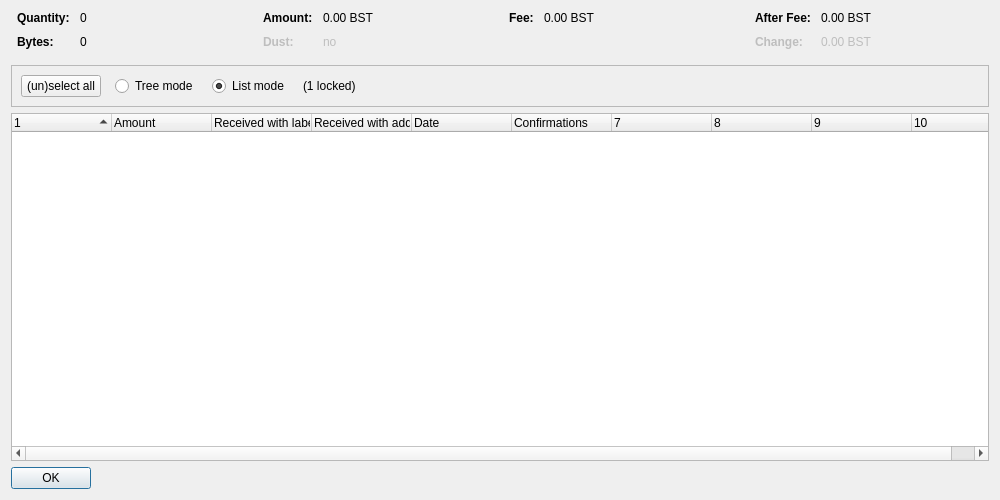
<?xml version="1.0" encoding="UTF-8"?>
<ui version="4.0">
 <class>CoinControlDialog</class>
 <widget class="QDialog" name="CoinControlDialog">
  <property name="geometry">
   <rect>
    <x>0</x>
    <y>0</y>
    <width>1000</width>
    <height>500</height>
   </rect>
  </property>
  <property name="windowTitle">
   <string>Coin Selection</string>
  </property>
  <layout class="QVBoxLayout" name="verticalLayout">
   <item>
    <layout class="QHBoxLayout" name="horizontalLayoutTop" stretch="0,0,0,0">
     <property name="topMargin">
      <number>0</number>
     </property>
     <property name="bottomMargin">
      <number>10</number>
     </property>
     <item>
      <layout class="QFormLayout" name="formLayoutCoinControl1">
       <property name="horizontalSpacing">
        <number>10</number>
       </property>
       <property name="verticalSpacing">
        <number>10</number>
       </property>
       <property name="leftMargin">
        <number>6</number>
       </property>
       <property name="rightMargin">
        <number>6</number>
       </property>
       <item row="0" column="0">
        <widget class="QLabel" name="labelCoinControlQuantityText">
         <property name="font">
          <font>
           <weight>75</weight>
           <bold>true</bold>
          </font>
         </property>
         <property name="text">
          <string>Quantity:</string>
         </property>
        </widget>
       </item>
       <item row="0" column="1">
        <widget class="QLabel" name="labelCoinControlQuantity">
         <property name="cursor">
          <cursorShape>IBeamCursor</cursorShape>
         </property>
         <property name="contextMenuPolicy">
          <enum>Qt::ActionsContextMenu</enum>
         </property>
         <property name="text">
          <string notr="true">0</string>
         </property>
         <property name="textInteractionFlags">
          <set>Qt::LinksAccessibleByMouse|Qt::TextSelectableByKeyboard|Qt::TextSelectableByMouse</set>
         </property>
        </widget>
       </item>
       <item row="1" column="0">
        <widget class="QLabel" name="labelCoinControlBytesText">
         <property name="font">
          <font>
           <weight>75</weight>
           <bold>true</bold>
          </font>
         </property>
         <property name="text">
          <string>Bytes:</string>
         </property>
        </widget>
       </item>
       <item row="1" column="1">
        <widget class="QLabel" name="labelCoinControlBytes">
         <property name="cursor">
          <cursorShape>IBeamCursor</cursorShape>
         </property>
         <property name="contextMenuPolicy">
          <enum>Qt::ActionsContextMenu</enum>
         </property>
         <property name="text">
          <string notr="true">0</string>
         </property>
         <property name="textInteractionFlags">
          <set>Qt::LinksAccessibleByMouse|Qt::TextSelectableByKeyboard|Qt::TextSelectableByMouse</set>
         </property>
        </widget>
       </item>
      </layout>
     </item>
     <item>
      <layout class="QFormLayout" name="formLayoutCoinControl2">
       <property name="horizontalSpacing">
        <number>10</number>
       </property>
       <property name="verticalSpacing">
        <number>10</number>
       </property>
       <property name="leftMargin">
        <number>6</number>
       </property>
       <property name="rightMargin">
        <number>6</number>
       </property>
       <item row="0" column="0">
        <widget class="QLabel" name="labelCoinControlAmountText">
         <property name="font">
          <font>
           <weight>75</weight>
           <bold>true</bold>
          </font>
         </property>
         <property name="text">
          <string>Amount:</string>
         </property>
        </widget>
       </item>
       <item row="0" column="1">
        <widget class="QLabel" name="labelCoinControlAmount">
         <property name="cursor">
          <cursorShape>IBeamCursor</cursorShape>
         </property>
         <property name="contextMenuPolicy">
          <enum>Qt::ActionsContextMenu</enum>
         </property>
         <property name="text">
          <string notr="true">0.00 BST</string>
         </property>
         <property name="textInteractionFlags">
          <set>Qt::LinksAccessibleByMouse|Qt::TextSelectableByKeyboard|Qt::TextSelectableByMouse</set>
         </property>
        </widget>
       </item>
       <item row="1" column="0">
        <widget class="QLabel" name="labelCoinControlLowOutputText">
         <property name="enabled">
          <bool>false</bool>
         </property>
         <property name="font">
          <font>
           <weight>75</weight>
           <bold>true</bold>
          </font>
         </property>
         <property name="text">
          <string>Dust:</string>
         </property>
        </widget>
       </item>
       <item row="1" column="1">
        <widget class="QLabel" name="labelCoinControlLowOutput">
         <property name="enabled">
          <bool>false</bool>
         </property>
         <property name="cursor">
          <cursorShape>IBeamCursor</cursorShape>
         </property>
         <property name="contextMenuPolicy">
          <enum>Qt::ActionsContextMenu</enum>
         </property>
         <property name="text">
          <string notr="true">no</string>
         </property>
         <property name="textInteractionFlags">
          <set>Qt::LinksAccessibleByMouse|Qt::TextSelectableByKeyboard|Qt::TextSelectableByMouse</set>
         </property>
        </widget>
       </item>
      </layout>
     </item>
     <item>
      <layout class="QFormLayout" name="formLayoutCoinControl3">
       <property name="horizontalSpacing">
        <number>10</number>
       </property>
       <property name="verticalSpacing">
        <number>10</number>
       </property>
       <property name="leftMargin">
        <number>6</number>
       </property>
       <property name="rightMargin">
        <number>6</number>
       </property>
       <item row="0" column="0">
        <widget class="QLabel" name="labelCoinControlFeeText">
         <property name="font">
          <font>
           <weight>75</weight>
           <bold>true</bold>
          </font>
         </property>
         <property name="text">
          <string>Fee:</string>
         </property>
        </widget>
       </item>
       <item row="0" column="1">
        <widget class="QLabel" name="labelCoinControlFee">
         <property name="cursor">
          <cursorShape>IBeamCursor</cursorShape>
         </property>
         <property name="contextMenuPolicy">
          <enum>Qt::ActionsContextMenu</enum>
         </property>
         <property name="text">
          <string notr="true">0.00 BST</string>
         </property>
         <property name="textInteractionFlags">
          <set>Qt::LinksAccessibleByMouse|Qt::TextSelectableByKeyboard|Qt::TextSelectableByMouse</set>
         </property>
        </widget>
       </item>
      </layout>
     </item>
     <item>
      <layout class="QFormLayout" name="formLayoutCoinControl4">
       <property name="horizontalSpacing">
        <number>10</number>
       </property>
       <property name="verticalSpacing">
        <number>10</number>
       </property>
       <property name="leftMargin">
        <number>6</number>
       </property>
       <property name="rightMargin">
        <number>6</number>
       </property>
       <item row="0" column="0">
        <widget class="QLabel" name="labelCoinControlAfterFeeText">
         <property name="font">
          <font>
           <weight>75</weight>
           <bold>true</bold>
          </font>
         </property>
         <property name="text">
          <string>After Fee:</string>
         </property>
        </widget>
       </item>
       <item row="0" column="1">
        <widget class="QLabel" name="labelCoinControlAfterFee">
         <property name="cursor">
          <cursorShape>IBeamCursor</cursorShape>
         </property>
         <property name="contextMenuPolicy">
          <enum>Qt::ActionsContextMenu</enum>
         </property>
         <property name="text">
          <string notr="true">0.00 BST</string>
         </property>
         <property name="textInteractionFlags">
          <set>Qt::LinksAccessibleByMouse|Qt::TextSelectableByKeyboard|Qt::TextSelectableByMouse</set>
         </property>
        </widget>
       </item>
       <item row="1" column="0">
        <widget class="QLabel" name="labelCoinControlChangeText">
         <property name="enabled">
          <bool>false</bool>
         </property>
         <property name="font">
          <font>
           <weight>75</weight>
           <bold>true</bold>
          </font>
         </property>
         <property name="text">
          <string>Change:</string>
         </property>
        </widget>
       </item>
       <item row="1" column="1">
        <widget class="QLabel" name="labelCoinControlChange">
         <property name="enabled">
          <bool>false</bool>
         </property>
         <property name="cursor">
          <cursorShape>IBeamCursor</cursorShape>
         </property>
         <property name="contextMenuPolicy">
          <enum>Qt::ActionsContextMenu</enum>
         </property>
         <property name="text">
          <string notr="true">0.00 BST</string>
         </property>
         <property name="textInteractionFlags">
          <set>Qt::LinksAccessibleByMouse|Qt::TextSelectableByKeyboard|Qt::TextSelectableByMouse</set>
         </property>
        </widget>
       </item>
      </layout>
     </item>
    </layout>
   </item>
   <item>
    <widget class="QFrame" name="frame">
     <property name="minimumSize">
      <size>
       <width>0</width>
       <height>40</height>
      </size>
     </property>
     <property name="frameShape">
      <enum>QFrame::StyledPanel</enum>
     </property>
     <property name="frameShadow">
      <enum>QFrame::Sunken</enum>
     </property>
     <layout class="QHBoxLayout" name="horizontalLayout">
      <item>
       <layout class="QHBoxLayout" name="horizontalLayoutPanel" stretch="0,0,0,0,0">
        <property name="spacing">
         <number>14</number>
        </property>
        <item>
         <widget class="QPushButton" name="pushButtonSelectAll">
          <property name="sizePolicy">
           <sizepolicy hsizetype="Maximum" vsizetype="Fixed">
            <horstretch>0</horstretch>
            <verstretch>0</verstretch>
           </sizepolicy>
          </property>
          <property name="text">
           <string>(un)select all</string>
          </property>
          <property name="autoDefault">
           <bool>false</bool>
          </property>
         </widget>
        </item>
        <item>
         <widget class="QRadioButton" name="radioTreeMode">
          <property name="sizePolicy">
           <sizepolicy hsizetype="Maximum" vsizetype="Fixed">
            <horstretch>0</horstretch>
            <verstretch>0</verstretch>
           </sizepolicy>
          </property>
          <property name="text">
           <string>Tree mode</string>
          </property>
         </widget>
        </item>
        <item>
         <widget class="QRadioButton" name="radioListMode">
          <property name="sizePolicy">
           <sizepolicy hsizetype="Maximum" vsizetype="Fixed">
            <horstretch>0</horstretch>
            <verstretch>0</verstretch>
           </sizepolicy>
          </property>
          <property name="text">
           <string>List mode</string>
          </property>
          <property name="checked">
           <bool>true</bool>
          </property>
         </widget>
        </item>
        <item>
         <widget class="QLabel" name="labelLocked">
          <property name="text">
           <string notr="true">(1 locked)</string>
          </property>
         </widget>
        </item>
        <item>
         <spacer name="horizontalSpacer">
          <property name="orientation">
           <enum>Qt::Horizontal</enum>
          </property>
          <property name="sizeHint" stdset="0">
           <size>
            <width>40</width>
            <height>20</height>
           </size>
          </property>
         </spacer>
        </item>
       </layout>
      </item>
     </layout>
    </widget>
   </item>
   <item>
    <widget class="CoinControlTreeWidget" name="treeWidget">
     <property name="contextMenuPolicy">
      <enum>Qt::CustomContextMenu</enum>
     </property>
     <property name="sortingEnabled">
      <bool>false</bool>
     </property>
     <property name="columnCount">
      <number>10</number>
     </property>
     <attribute name="headerShowSortIndicator" stdset="0">
      <bool>true</bool>
     </attribute>
     <attribute name="headerStretchLastSection">
      <bool>false</bool>
     </attribute>
     <column>
      <property name="text">
       <string/>
      </property>
     </column>
     <column>
      <property name="text">
       <string>Amount</string>
      </property>
     </column>
     <column>
      <property name="text">
       <string>Received with label</string>
      </property>
     </column>
     <column>
      <property name="text">
       <string>Received with address</string>
      </property>
     </column>
     <column>
      <property name="text">
       <string>Date</string>
      </property>
     </column>
     <column>
      <property name="text">
       <string>Confirmations</string>
      </property>
      <property name="toolTip">
       <string>Confirmed</string>
      </property>
     </column>
     <column>
      <property name="text">
       <string/>
      </property>
     </column>
     <column>
      <property name="text">
       <string/>
      </property>
     </column>
     <column>
      <property name="text">
       <string/>
      </property>
     </column>
     <column>
      <property name="text">
       <string/>
      </property>
     </column>
    </widget>
   </item>
   <item>
    <widget class="QDialogButtonBox" name="buttonBox">
     <property name="sizePolicy">
      <sizepolicy hsizetype="Maximum" vsizetype="Fixed">
       <horstretch>0</horstretch>
       <verstretch>0</verstretch>
      </sizepolicy>
     </property>
     <property name="orientation">
      <enum>Qt::Horizontal</enum>
     </property>
     <property name="standardButtons">
      <set>QDialogButtonBox::Ok</set>
     </property>
    </widget>
   </item>
  </layout>
 </widget>
 <customwidgets>
  <customwidget>
   <class>CoinControlTreeWidget</class>
   <extends>QTreeWidget</extends>
   <header>qt/coincontroltreewidget.h</header>
  </customwidget>
 </customwidgets>
 <resources/>
 <connections/>
</ui>
